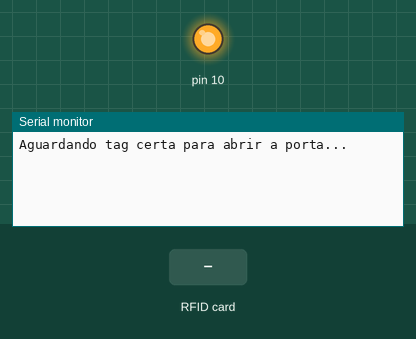
Simulated run of this sketch. Board: Arduino Uno, built with avr-gcc and run on an emulated ATmega328P. Shown: output pins drawn as LEDs (lit = HIGH), the last lines printed to the serial monitor. Inputs (shaded band) come from the test bench.

Above: at 1.2 s.
1.3 s: RFID card 09 4A 7C D5 held to the reader
At 1.7 s:
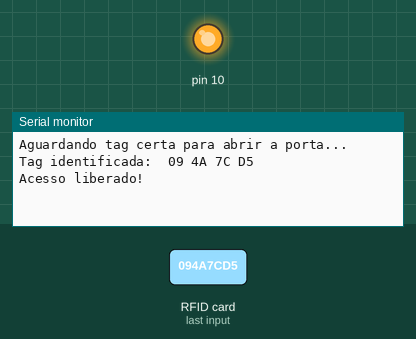
2.8 s: RFID card 5E 7A 19 C4 held to the reader
At 4.3 s:
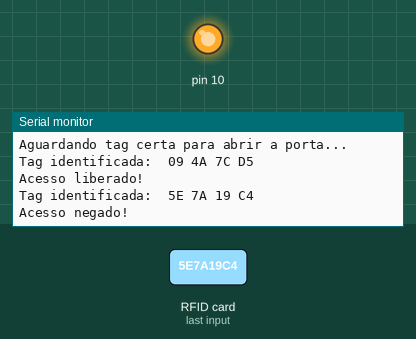

The sketch:

0.ino
```cpp
#include <SPI.h>
#include <MFRC522.h>

// Pino para colocar no modo "power-down"
// Não estamos utilizando no circuito proposto
#define PINO_RST  4
// Pino SS (no módulo está escrito SDA neste pino)
#define PINO_SS   2

// UID da tag responsável por liberar o acesso
int uid_tag_desejada[4] = { 0x09, 0x4A, 0x7C, 0xD5};

// Instância do módulo
MFRC522 mfrc522(PINO_SS, PINO_RST);

void setup()
{
  // Inicia a comunicação serial (monitor serial)
  Serial.begin(115200);

  // Inicia a comunicação SPI
  SPI.begin();

  // Inicia o módulo
  mfrc522.PCD_Init();

  Serial.println("Aguardando tag certa para abrir a porta...");
}

void loop()
{
  // Verifica se existe um cartão presente para leitura
  if (mfrc522.PICC_IsNewCardPresent())
  {
    // Se sim, começa a ler o cartão
    if (mfrc522.PICC_ReadCardSerial())
    {
      uint8_t liberado = 1;

      // Verifica os 4 bytes da UID
      Serial.print("Tag identificada: ");
      for (byte i = 0; i < 4; i++)
      {
        // Printa o byte atual
        Serial.print(mfrc522.uid.uidByte[i] < 0x10 ? " 0" : " ");
        Serial.print(mfrc522.uid.uidByte[i], HEX);

        // Se o byte for diferente da tag esperada, não libera o acesso
        if(uid_tag_desejada[i] != mfrc522.uid.uidByte[i])
        {
          liberado = 0;
        }
      }
      Serial.println("");

      if(liberado)
      {
        Serial.println("Acesso liberado!");
        // Executa outras ações, como abrir uma porta
      }
      else
      {
        Serial.println("Acesso negado!");
      }
    }

    // Delay para não ficar lendo rapidamente
    delay(1000);
  }
}
```

Measured:
- after the input at 1.3 s, the serial monitor: prints a new line at once (image 1)
- after the input at 2.8 s, the serial monitor: prints a new line at once (image 2)
